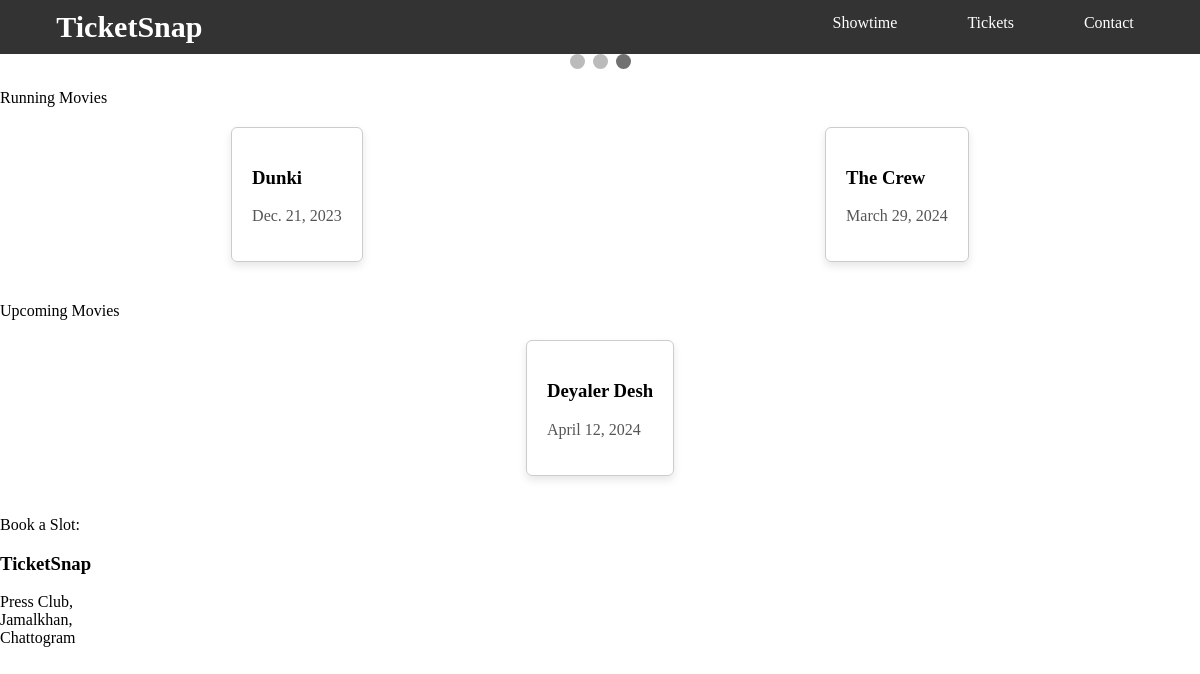
The app's page /, older data.
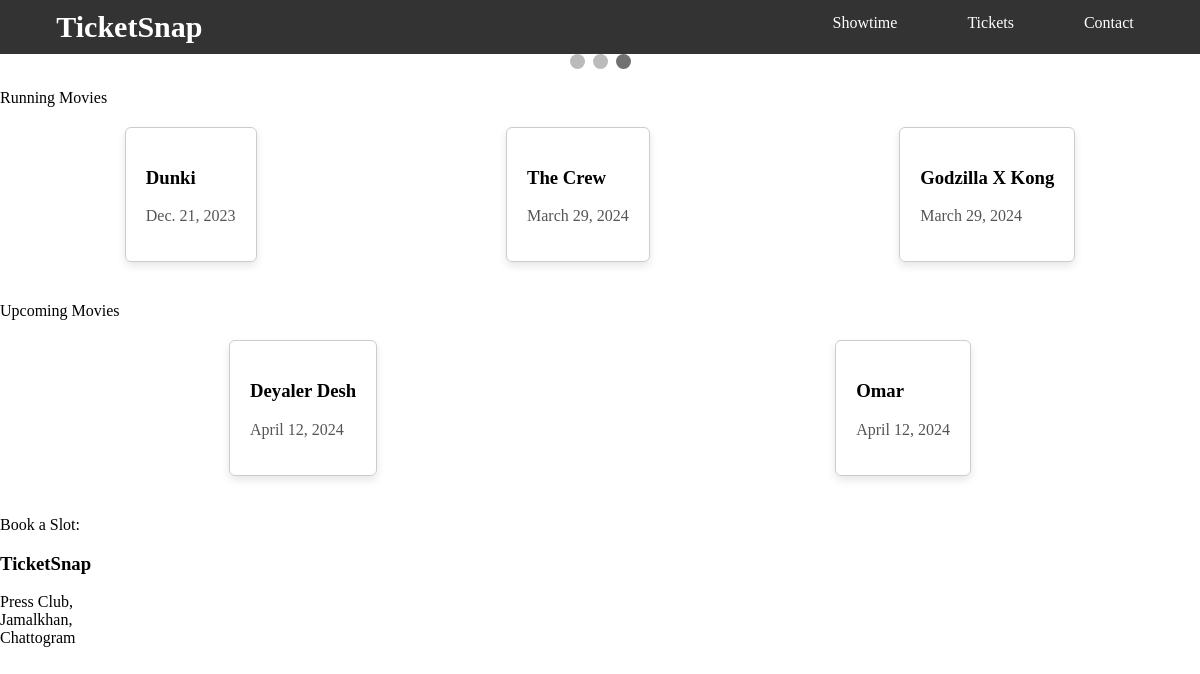
The same page, newer data.
### movies/models.py (models this page shows, shortened)
class Movie(models.Model):
    movieId = models.AutoField(primary_key=True)
    title = models.CharField(max_length=100, unique=True)
    duration = models.CharField(max_length=50)
    actors = models.CharField(max_length=255)
    director = models.CharField(max_length=50)
    genre = models.CharField(max_length=50)
    language = models.CharField(max_length=20)
    release_date = models.DateField()
    status = models.CharField(max_length=20)
    trailer_url = models.URLField()
    poster = models.ImageField(blank=True)

### movies/views.py (the view)
# urls.py: 2. Add a URL to urlpatterns:  path('', views.home, name='home')
def home(request):
    movies = Movie.objects.all().values()
    template = loader.get_template('home.html')
    context = {
        'movies' : movies
    }
    return HttpResponse(template.render(context, request))

### movies/templates/home.html (shortened to what this page needs)
<!DOCTYPE html>
<html lang="en">
<head>
</head>
<body>
    {% include 'headerNavbar.html' %}
    <div class="slideshow-container">
        <div style="text-align: center;">
            <span class="dot"></span>
            <span class="dot"></span>
            <span class="dot"></span>
        </div>
    </div>
    <p>Running Movies</p>
    <div class="card-container">
        {% for movie in movies %}
            {% if movie.status == "Now Playing" %}
                <div class="card">
                    <h3>{{ movie.title }}</h3>
                    <p>{{ movie.release_date }}</p>
                </div>
            {% endif %}
        {% endfor %}
    </div>
    <p>Upcoming Movies</p>
    <div class="card-container">
        {% for movie in movies %}
            {% if movie.status == "Upcoming" %}
                <div class="card">
                    <h3>{{ movie.title }}</h3>
                    <p>{{ movie.release_date }}</p>
                </div>
            {% endif %}
        {% endfor %}
    </div>
    <p>Book a Slot: </p>
    {% include 'footer.html' %}
</body>
</html>

### movies/templates/headerNavbar.html (shortened to what this page needs)
<!DOCTYPE html>
<html lang="en">
<head>
</head>
<body>
    <nav>
        <ul>
            <li><a href="/" class="home-link">TicketSnap</a></li>
            <li><a href="/showtime/">Showtime</a></li>
            <li><a href="/tickets/">Tickets</a></li>
            <li><a href="/contact/">Contact</a></li>
        </ul>
    </nav>
</body>
</html>

### movies/templates/footer.html (shortened to what this page needs)
<!DOCTYPE html>
<html lang="en">
<head>
</head>
<body>
<h3>TicketSnap</h3>
<div>
    Press Club, <br>
    Jamalkhan, <br>
    Chattogram
</div>
</body>
</html>

### movies/templates/home.html (style rules this page uses)
.slideshow-container { max-width: 800; position: relative; margin: auto; }
.dot { height: 15px; width: 15px; margin: 0 2px; background-color: #bbb; border-radius: 50%; display: inline-block; transition: background-color 0.6s ease; }
.active { background-color: #717171; }
.card-container { display: flex; justify-content: space-around; flex-wrap: wrap; margin: 20px 0; }
.card { border: 1px solid #ccc; border-radius: 6px; padding: 20px; margin-bottom: 20px; box-shadow: 0 4px 8px rgba(0, 0, 0, 0.1); transition: box-shadow 0.3s ease; }
.card p { font-size: 16px; color: #555; }

### movies/templates/headerNavbar.html (style rules this page uses)
body { margin: 0; }
nav { background-color: #333; overflow: hidden; }
ul { list-style-type: none; margin: 0; padding: 0; overflow: hidden; display: flex; justify-content: center; }
li { width: auto; margin-right: 30px; }
li:last-child { margin-right: 0; }
li:first-child { margin-right: 600px; }
li a { display: block; color: white; text-align: center; padding: 14px 20px; text-decoration: dashed; }
.home-link { font-weight: bold; font-size: 30px; color: white; background-color: #333; padding: 10px; }

Row changes from the older to the newer data that the page shows:
added Movie: title "Godzilla X Kong", release_date "March 29, 2024"
added Movie: title "Omar", release_date "April 12, 2024"
